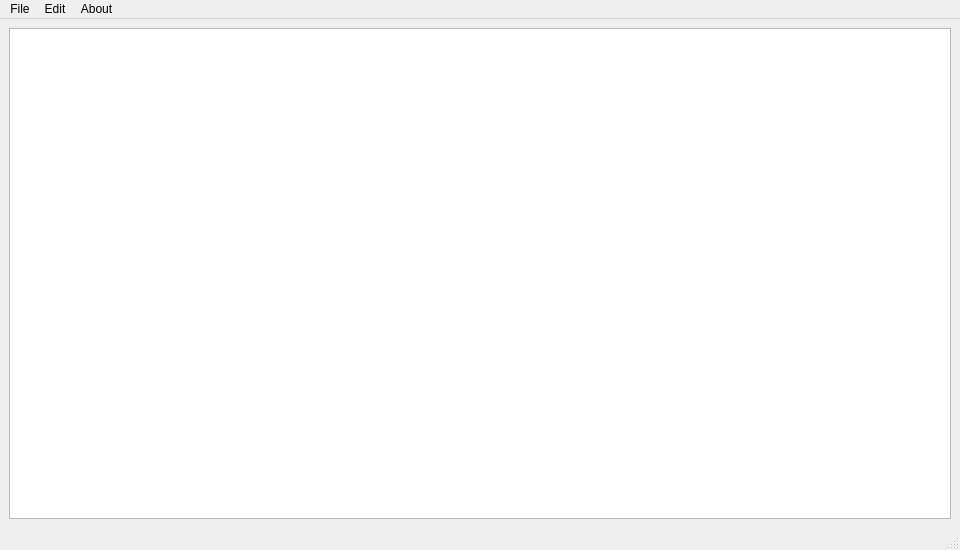
<?xml version="1.0" encoding="UTF-8"?>
<ui version="4.0">
 <class>MainWindow</class>
 <widget class="QMainWindow" name="MainWindow">
  <property name="geometry">
   <rect>
    <x>0</x>
    <y>0</y>
    <width>960</width>
    <height>550</height>
   </rect>
  </property>
  <property name="windowTitle">
   <string>MainWindow</string>
  </property>
  <widget class="QWidget" name="centralwidget">
   <layout class="QVBoxLayout" name="verticalLayout">
    <item>
     <widget class="QTextEdit" name="textEdit"/>
    </item>
   </layout>
  </widget>
  <widget class="QMenuBar" name="menubar">
   <property name="geometry">
    <rect>
     <x>0</x>
     <y>0</y>
     <width>960</width>
     <height>25</height>
    </rect>
   </property>
   <widget class="QMenu" name="menuFile">
    <property name="title">
     <string>File</string>
    </property>
    <addaction name="actionNew"/>
    <addaction name="actionOpen"/>
    <addaction name="separator"/>
    <addaction name="actionSave"/>
    <addaction name="actionSave_as"/>
   </widget>
   <widget class="QMenu" name="menuEdit">
    <property name="title">
     <string>Edit</string>
    </property>
    <addaction name="actionCut"/>
    <addaction name="actionCopy"/>
    <addaction name="actionPaste"/>
    <addaction name="separator"/>
    <addaction name="actionRedo"/>
    <addaction name="actionUndo"/>
   </widget>
   <widget class="QMenu" name="menuAbout">
    <property name="title">
     <string>About</string>
    </property>
    <addaction name="actionInfo"/>
   </widget>
   <addaction name="menuFile"/>
   <addaction name="menuEdit"/>
   <addaction name="menuAbout"/>
  </widget>
  <widget class="QStatusBar" name="statusbar"/>
  <action name="actionNew">
   <property name="icon">
    <iconset resource="resources.qrc">
     <normaloff>:/res/img/icons8-add-file-64.png</normaloff>:/res/img/icons8-add-file-64.png</iconset>
   </property>
   <property name="text">
    <string>New</string>
   </property>
  </action>
  <action name="actionOpen">
   <property name="icon">
    <iconset resource="resources.qrc">
     <normaloff>:/res/img/icons8-open-file-folder-48.png</normaloff>:/res/img/icons8-open-file-folder-48.png</iconset>
   </property>
   <property name="text">
    <string>Open</string>
   </property>
  </action>
  <action name="actionSave">
   <property name="icon">
    <iconset resource="resources.qrc">
     <normaloff>:/res/img/icons8-save-94.png</normaloff>:/res/img/icons8-save-94.png</iconset>
   </property>
   <property name="text">
    <string>Save</string>
   </property>
  </action>
  <action name="actionSave_as">
   <property name="icon">
    <iconset resource="resources.qrc">
     <normaloff>:/res/img/icons8-save-as-64.png</normaloff>:/res/img/icons8-save-as-64.png</iconset>
   </property>
   <property name="text">
    <string>Save as</string>
   </property>
  </action>
  <action name="actionCut">
   <property name="icon">
    <iconset resource="resources.qrc">
     <normaloff>:/res/img/icons8-cut-48.png</normaloff>:/res/img/icons8-cut-48.png</iconset>
   </property>
   <property name="text">
    <string>Cut</string>
   </property>
  </action>
  <action name="actionCopy">
   <property name="icon">
    <iconset resource="resources.qrc">
     <normaloff>:/res/img/icons8-documents-48.png</normaloff>:/res/img/icons8-documents-48.png</iconset>
   </property>
   <property name="text">
    <string>Copy</string>
   </property>
  </action>
  <action name="actionPaste">
   <property name="icon">
    <iconset resource="resources.qrc">
     <normaloff>:/res/img/icons8-paste-64.png</normaloff>:/res/img/icons8-paste-64.png</iconset>
   </property>
   <property name="text">
    <string>Paste</string>
   </property>
  </action>
  <action name="actionRedo">
   <property name="icon">
    <iconset resource="resources.qrc">
     <normaloff>:/res/img/icons8-reset-48.png</normaloff>:/res/img/icons8-reset-48.png</iconset>
   </property>
   <property name="text">
    <string>Redo</string>
   </property>
  </action>
  <action name="actionUndo">
   <property name="icon">
    <iconset resource="resources.qrc">
     <normaloff>:/res/img/icons8-go-back-48.png</normaloff>:/res/img/icons8-go-back-48.png</iconset>
   </property>
   <property name="text">
    <string>Undo</string>
   </property>
  </action>
  <action name="actionInfo">
   <property name="icon">
    <iconset resource="resources.qrc">
     <normaloff>:/res/img/icons8-info-popup-64.png</normaloff>:/res/img/icons8-info-popup-64.png</iconset>
   </property>
   <property name="text">
    <string>Info</string>
   </property>
  </action>
 </widget>
 <resources>
  <include location="resources.qrc"/>
 </resources>
 <connections/>
</ui>
